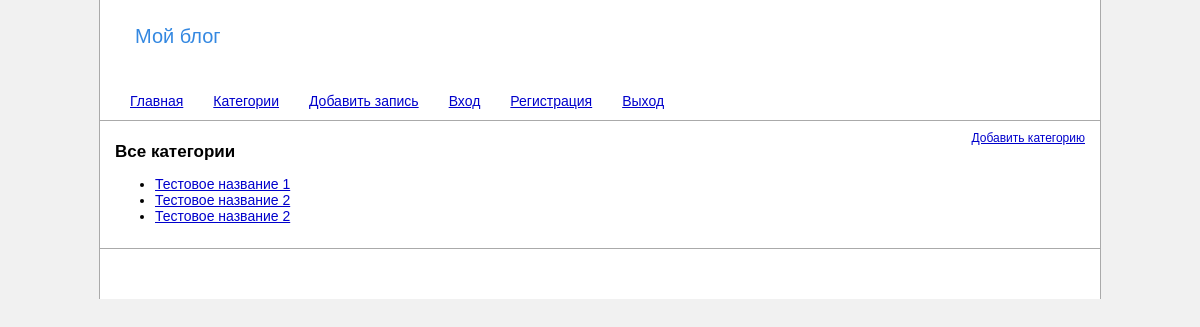
Page /category on the earlier database version.
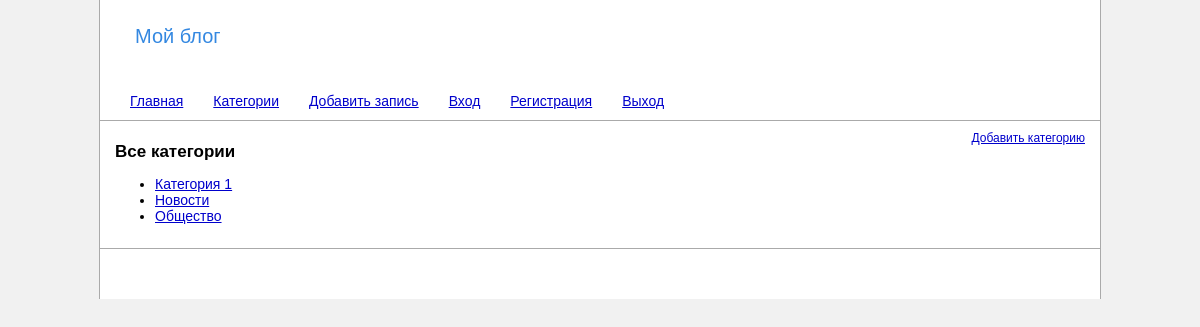
Same page on the later database version.
### tables this page shows
CREATE TABLE IF NOT EXISTS `categories` (
  `id` int(11) NOT NULL AUTO_INCREMENT,
  `name` varchar(255) NOT NULL,
  `cleanurl` varchar(255) NOT NULL,
  PRIMARY KEY (`id`)
);

### web/application/core/sql.php (called while the page is built, shortened)
<?php
class Base {
    private $base;
    function __construct()
    {
		$file = parse_ini_file("/application/conf.ini");
		$this->host = $file['host'];
		$this->baseName = $file['baseName'];
		$this->user = $file['user'];
		$this -> base = new PDO("mysql:host=".$this->host.";dbname=".$this->baseName, $this->user);
		$this -> base -> query("set names utf8");
    }
	function getAllCategories()
	{
		$sql = 'SELECT id, name, cleanurl FROM categories';
		$sql = $this -> base -> prepare($sql);
		$sql -> execute();
		$cat = $sql -> fetchAll();
		return $cat;
	}
}

### web/application/core/model.php (called while the page is built, shortened)
<?php
class Model
{
	function __construct()
	{
		$this -> base = new Base;
		$file = parse_ini_file("/application/conf.ini");
	}
}

### web/application/controllers/controller_category.php (called while the page is built, shortened)
<?php
class Controller_Category extends Controller
{
	function __construct()
    {
        $this->model = new Model_Category();
        $this->view = new View();
    }
    function action_index()
    {
		$data = $this->model->get_categories();
        $this->view->generate('category_all_view.php', 'template_view.php', $data);
    }
}

### web/application/bootstrap.php (called while the page is built, shortened)
<?php
require_once 'core/model.php';
require_once 'core/route.php';
require_once 'core/sql.php';
Route::start();

### web/index.php (called while the page is built, shortened)
<?php
require_once 'application/bootstrap.php';

### web/application/core/view.php (called while the page is built)
<?php
class View
{
    function generate($content_view, $template_view, $data = null)
    {
		include 'application/views/'.$template_view;
    }
}

### web/application/models/model_category.php (called while the page is built, shortened)
<?php
class Model_Category extends Model
{
	public function get_categories()
	{
		$categories = $this -> base -> getAllCategories();
		$data['categories'] = $categories;
		$data['title'] = "Все категории";
		return $data;
	}
}

### web/application/views/category_all_view.php (the view)
<div class="editLink"><a href="/category/add">Добавить категорию</a></div>
<h1>Все категории</h1>
<ul>
<?php
foreach ($data['categories'] as $cat)
{
?>
	<li><a href="/category/<?=$cat['cleanurl']?>" title=""><?=$cat['name']?></a></li>
<?php
}
?>
</ul>

### web/application/core/route.php (shortened to what this page needs)
<?php
class Route
{
    static function start()
    {
        $action_name = 'index';
        $action_name = 'action_'.$action_name;
        $controller = new $controller_name;
        $action = $action_name;
        if(method_exists($controller, $action))
        {
            $controller->$action();
        }
    }
}

### web/application/views/template_view.php (shortened to what this page needs)
<!DOCTYPE html>
<html>
<head>
<link href="/css/style.css" type="text/css" rel="stylesheet">
</head>
<body>
<div id="wrapper">
	<div id="header">
		<div id="logo">Мой блог</div>
		<ul id="mainMenu">
			<li><a href="/" title="">Главная</a></li>
			<li><a href="/category" title="">Категории</a></li>
			<li><a href="/add" title="">Добавить запись</a></li>
			<li><a href="/login" title="">Вход</a></li>
			<li><a href="/register">Регистрация</a>
			<li><a href="/exit" title="">Выход</a></li>
		</ul>
	</div>
	<div id="content">
    <?php include 'application/views/'.$content_view; ?>	</div>
	<div id="footer">
	</div>
</div>
</body>
</html>

### web/css/style.css (style rules this page uses)
body { background:#f1f1f1; font-family: Verdana, sans-serif; font-size:14px; margin:0; }
a { color: #0000CC; }
h1 { font-size:17px; }
#wrapper { width:1000px; margin:0px auto; border-left:1px solid #aaa; border-right:1px solid #aaa; background:#fff; }
#header, #content, #footer { padding:10px 15px; }
#header { height:100px; border-bottom:1px solid #aaa; }
#logo { font-size:20px; color: #3488E1; margin:15px 0 0 20px; }
ul#mainMenu { margin:45px 0 0 0; padding:0; }
ul#mainMenu li { float:left; list-style:none; margin:0 15px; }
#footer { height:30px;border-top:1px solid #aaa; }
.editLink { font-size:12px; float:right; font-weight:normal; }

Differences in the rows shown:
removed categories: name "Тестовое название 1"
removed categories: name "Тестовое название 2"
removed categories: name "Тестовое название 2"
added categories: name "Категория 1"
added categories: name "Новости"
added categories: name "Общество"
